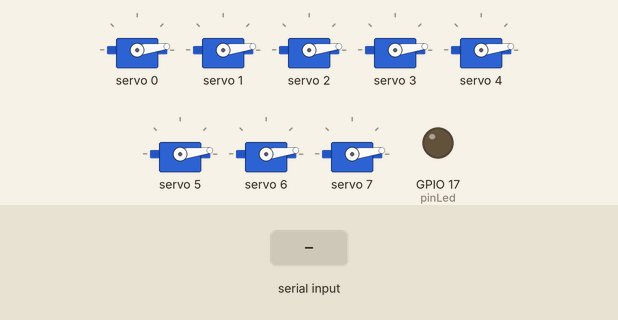
Simulated run of this sketch. Board: ESP32. Shown: 8 × servo, output pins drawn as LEDs (lit = HIGH). Inputs (shaded band) come from the test bench. Nothing arrives over Bluetooth unless stated; what the sketch prints to the serial monitor is not drawn.

Above: at 3.3 s.
3.4 s: "i" received over the second serial link
6.4 s: "f" received over the second serial link
7.9 s: "2" received over the second serial link
Timing chart, 0 to 10.9 s (numbered marks = the images above; inputs shaded):
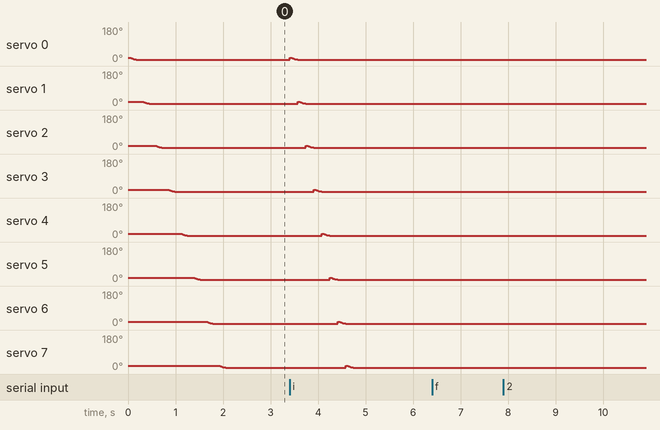

The sketch:

TurnOut_ESP32_PE_2021.ino
```cpp
// ver 2.0 --> servopos shortened from 4 to 3 Byte i.e. fw12 to f12)
// ver 2.1 --> added 3rd servo series
//ver 2.2 --| added single turnout servos
//ver 3.0 --> created Turn_FW and Turn_BW funtion for servo rotation control
// CAUTION > Servo in slot 1 is mounted in reverse direction

#include "BluetoothSerial.h"
#if !defined(CONFIG_BT_ENABLED) || !defined(CONFIG_BLUEDROID_ENABLED)
#error Bluetooth is not enabled! Please run `make menuconfig` to and enable it
#endif
BluetoothSerial SerialBT;

#include <Adafruit_PWMServoDriver.h>

// called this way, it uses the default address 0x40
//SDA (default is GPIO 21) SCL (default is GPIO 22)
Adafruit_PWMServoDriver pwm = Adafruit_PWMServoDriver();
const int numItems=8; //number of servo's to manage

#define SERVOMIN  150 //set 150 300  this is the 'minimum' pulse length count (out of 4096)
#define SERVOMAX  180 //set 175 600  this is the 'maximum' pulse length count (out of 4096)

int pinLed=17; //Led to check BT Connection
char servopos[3]; //4 is the string leght for Bluethooth command (F12, R12,...)

void setup()
{
  //Setup usb serial connection to computer
  Serial.begin(115200);

  Serial.println("Led on");
  pinMode(pinLed, OUTPUT);
  digitalWrite(pinLed, LOW);

 SerialBT.begin("ESP32Track"); //Bluetooth device name
 Serial.println("The device started, now you can pair it with bluetooth!");

  pwm.begin();
  delay(10);
  pwm.setPWMFreq(60);  // Analog servos run at ~60 Hz updates


  for(int i=0; i<numItems; i++)
    {
     Turn_FW(i);
     delay(100);
  }
}

void loop()
{
  //Read from bluetooth and write to usb serial
  while (SerialBT.available())
  {
    Serial.println ("BT OK");
    digitalWrite(pinLed, LOW);
    for (int i=0;i<3;i++){
      servopos[i] = SerialBT.read();
      Serial.print(servopos[i]);
     }

  SerialBT.flush();

    if ((servopos[0] == 'f') && (servopos[1]=='2')) {                     //if (realservo >= 1000 && realservo <1180) in case of sliders
        Serial.println("fw23");
        Turn_FW(2);
        Turn_FW(2);
        digitalWrite(pinLed, LOW);

      }
    if ((servopos[0] == 'r') && (servopos[1]=='2')){
       Serial.println("rw23");
       Turn_BW(2);
       Turn_BW(2);
       digitalWrite(pinLed, HIGH);
      }

    if ((servopos[0] == 'f') && (servopos[1]=='4')) {                     //if (realservo >= 1000 && realservo <1180) in case of sliders
        Serial.println("fw45");
        Turn_FW(4);
        Turn_FW(5);
        digitalWrite(pinLed, LOW);
        }

    if ((servopos[0] == 'r') && (servopos[1]=='4')){
       Serial.println("bw45");
       Turn_BW(4);
       Turn_BW(5);
       digitalWrite(pinLed, HIGH);
      }

     if ((servopos[0] == 'f') && (servopos[1]=='7')) {                     //if (realservo >= 1000 && realservo <1180) in case of sliders
        Serial.println("f77");
        Turn_FW(7);
        digitalWrite(pinLed, LOW);
      }

     if ((servopos[0] == 'r') && (servopos[1]=='7')) {                     //if (realservo >= 1000 && realservo <1180) in case of sliders
        Serial.println("f77");
        Turn_BW(7);
        digitalWrite(pinLed, LOW);
      }

    if (servopos[0] == 't') {
      Serial.println("TestBT");
      SerialBT.write('k');
    }

    if (servopos[0] == 'i') {
      Serial.println("reset");
       for(int i=0; i<numItems; i++)
      {
        Serial.println(i);
        Turn_FW(i);
       }
       digitalWrite(pinLed, LOW);
    }
  }
//delay(100);
}

void Turn_BW(uint16_t servonum) {
  //Serial.println(servonum);
  for (uint16_t pulselen = SERVOMIN; pulselen < SERVOMAX; pulselen++) {
    pwm.setPWM(servonum, 0, pulselen);
    delay (5);
  }
}

void Turn_FW(uint16_t servonum) {
 //Serial.println(servonum);
 for (uint16_t pulselen = SERVOMAX; pulselen > SERVOMIN; pulselen--) {
    pwm.setPWM(servonum, 0, pulselen);
    delay (5);
  }
}
```

Measured:
- after the input at 6.4 s, every drawn part: stays the same
- after the input at 7.9 s, every drawn part: stays the same
